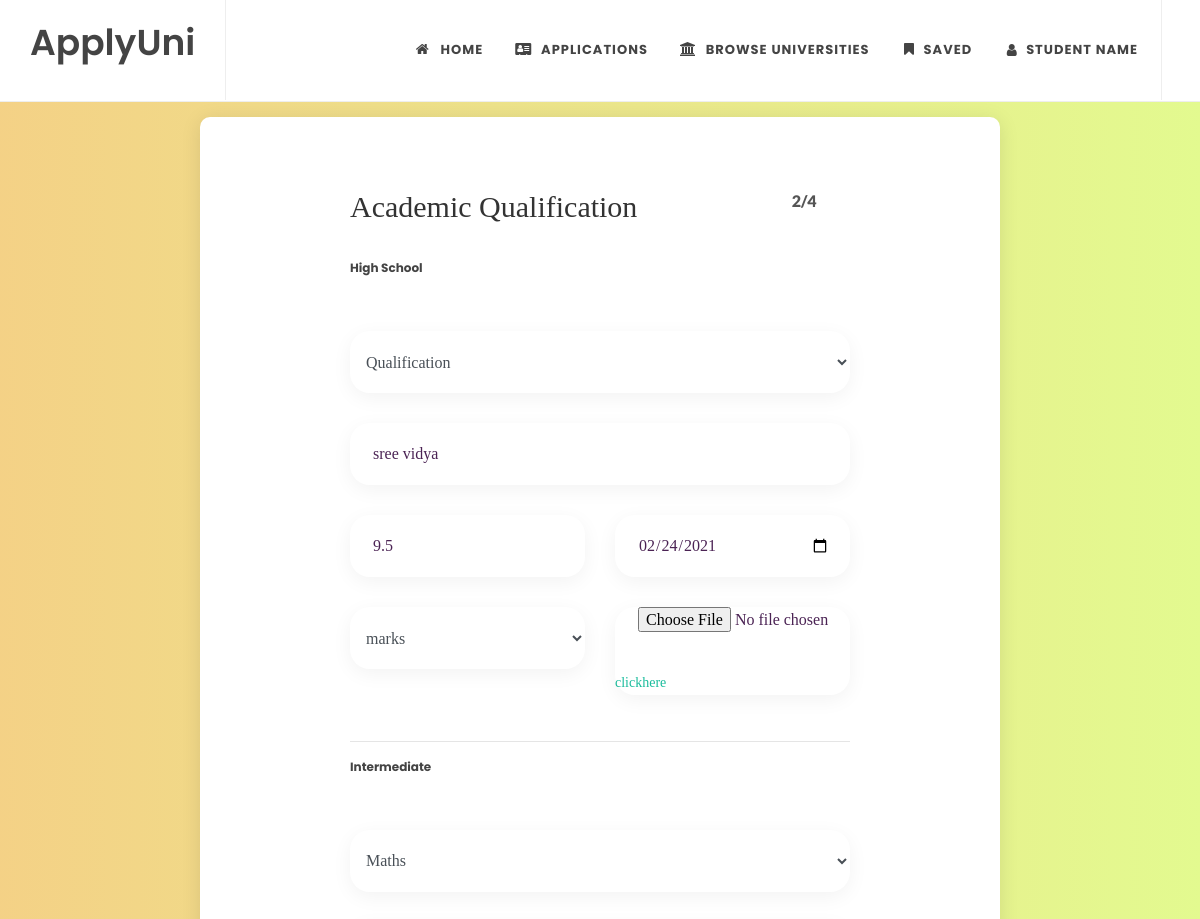
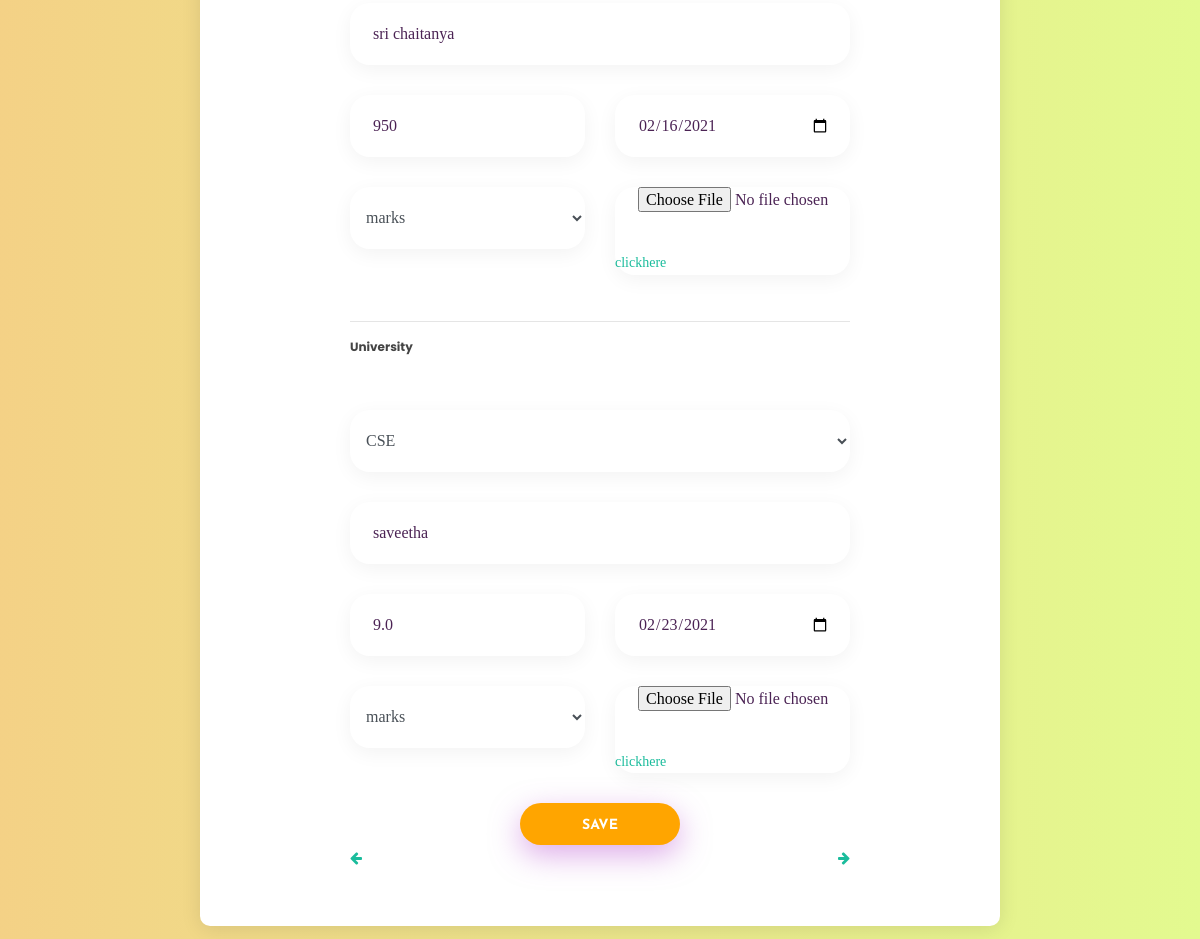
/stdacd (signed in, upper part), run on an earlier commit of the app's database (2 pictures, top to bottom).
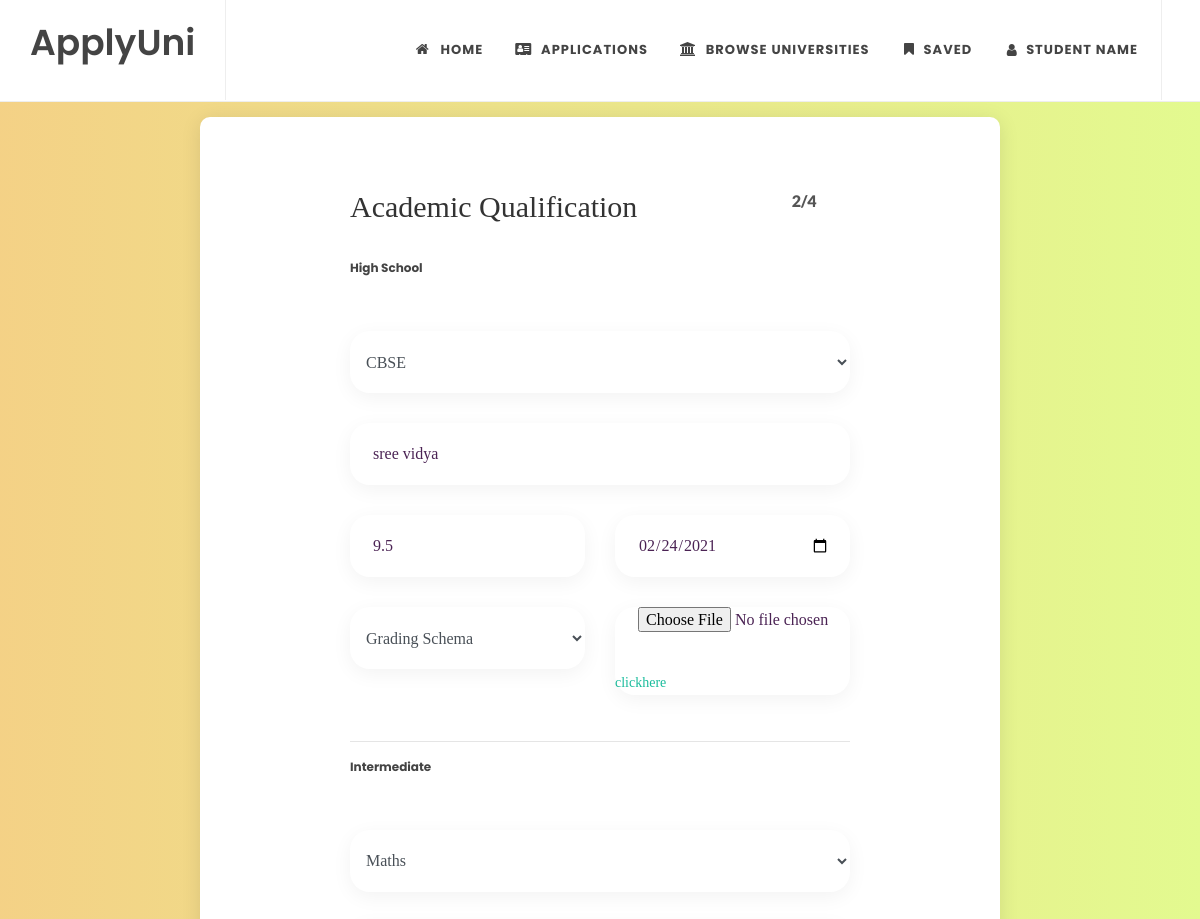
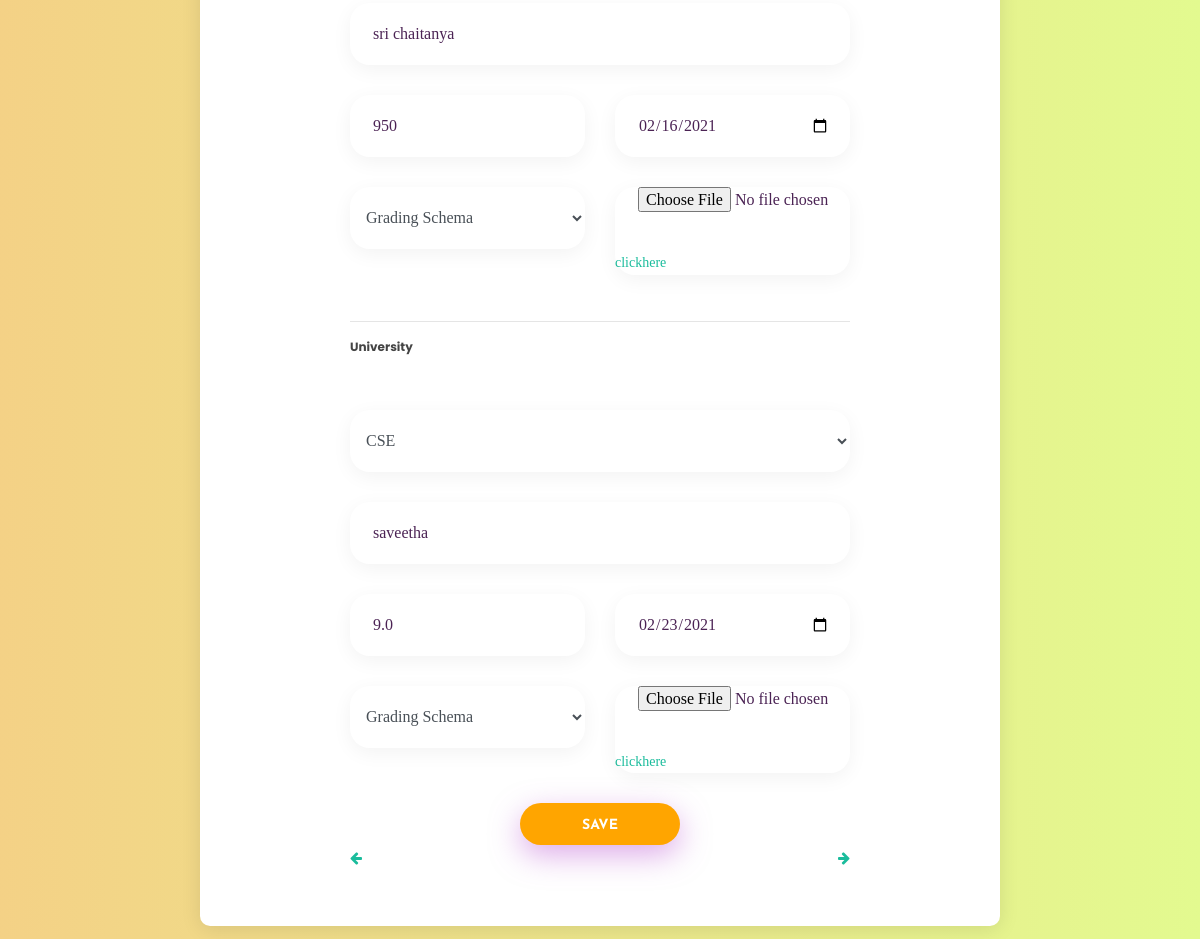
And on a later commit of the database (2 pictures, top to bottom).
### Portal/models/stddetail.py (models this page shows, shortened)
class Stdacd(models.Model):
    Email=models.EmailField()
    Sscqual=models.CharField(max_length=50,null=True)
    Sscname=models.CharField(max_length=50,null=True)
    Sscdate=models.CharField(max_length=10,null=True)
    Sscmarks=models.CharField(max_length=10,null=True)
    Sscgrading=models.CharField(max_length=50,null=True)
    SscDoc=models.FileField(upload_to="")
    Intqual=models.CharField(max_length=50,null=True)
    Intname=models.CharField(max_length=50,null=True)
    Intdate=models.CharField(max_length=10,null=True)
    Intmarks=models.CharField(max_length=10,null=True)
    Intgrading=models.CharField(max_length=50,null=True)
    IntDoc=models.FileField(upload_to="")
    Uniqual=models.CharField(max_length=50,null=True)
    Uniname=models.CharField(max_length=50,null=True)
    Unicname=models.CharField(max_length=50,null=True)
    Unidate=models.CharField(max_length=10,null=True)
    Unimarks=models.CharField(max_length=10)
    Unigrading=models.CharField(max_length=50,null=True)
    UniDoc=models.FileField(upload_to="")
    @staticmethod
    def get_stdacd_by_email(Email):
            try:
                return Stdacd.objects.get(Email=Email)
            except:
                False

### Portal/views/stdprofile.py (the view, shortened to what this page needs)
# urls.py: path('stdacd',stdacd.as_view(),name='stdacd'),
class stdacd(View):
    def get(self,request):
        data={}
        student=Student.get_student_by_email(request.session['Email'])
        if(student):
            stdacd=Stdacd.get_stdacd_by_email(student.Email)
        if(stdacd):
            value={'Sscqual':stdacd.Sscqual,'Sscname':stdacd.Sscname,'Sscdate':stdacd.Sscdate,'Sscmarks':stdacd.Sscmarks,'Sscgrading':stdacd.Sscgrading,'SscDoc':stdacd.SscDoc,
                'Intqual':stdacd.Intqual,'Intname':stdacd.Intname,'Intdate':stdacd.Intdate,'Intmarks':stdacd.Intmarks,'Intgrading':stdacd.Intgrading,
                'IntDoc':stdacd.IntDoc,'Uniqual':stdacd.Uniqual,'Uniname':stdacd.Uniname,'Unicname':stdacd.Unicname,'Unidate':stdacd.Unidate,'Unimarks': stdacd.Unimarks,
                'Unigrading':stdacd.Unigrading,'UniDoc':stdacd.UniDoc}
            data={'value':value}
        return render(request,'Contactform_v9/academic.html',data)

### Portal/models/studentinfo.py (called while the page is built)
    @staticmethod
    def get_student_by_email(Email):
        try:
            return Student.objects.get(Email=Email)
        except:
            return False

### Portal/templates/Contactform_v9/academic.html (shortened to what the changed rows need)
{% load static %}
<!DOCTYPE html>
<html lang="en">
  <head>
    <link
      rel="stylesheet"
      href="https://stackpath.bootstrapcdn.com/font-awesome/4.7.0/css/font-awesome.min.css"
    />
    <link
      rel="stylesheet"
      type="text/css"
      href="{% static 'vendor/bootstrap/css/bootstrap.min.css' %}"
    />
    <link
      rel="stylesheet"
      type="text/css"
      href="{% static 'fonts/font-awesome-4.7.0/css/font-awesome.min.css' %}"
    />
    <link
      rel="stylesheet"
      type="text/css"
      href="{% static 'fonts/iconic/css/material-design-iconic-font.min.css' %}"
    />
    <link
      rel="stylesheet"
      type="text/css"
      href="{% static 'vendor/animate/animate.css' %}"
    />
    <link
      rel="stylesheet"
      type="text/css"
      href="{% static 'vendor/css-hamburgers/hamburgers.min.css' %}"
    />
    <link
      rel="stylesheet"
      type="text/css"
      href="{% static 'vendor/animsition/css/animsition.min.css' %}"
    />
    <link
      rel="stylesheet"
      type="text/css"
      href="{% static 'vendor/select2/select2.min.css' %}"
    />
    <link
      rel="stylesheet"
      type="text/css"
      href="{% static 'vendor/daterangepicker/daterangepicker.css' %}"
    />
    <link rel="stylesheet" type="text/css" href="{% static 'css/util.css' %}" />
    <link rel="stylesheet" type="text/css" href="{% static 'css/main.css' %}" />
  </head>
  <body>
    {% include 'Student_portal/Form_Nav.html' %}
    <div class="container-contact100">
      <div class="wrap-contact100">
        <form
          class="contact100-form validate-form"
          action="/stdacd"
          method="POST"
          enctype="multipart/form-data"
        >
          <div
            class="wrap-input100 validate-input rs1-wrap-input100"
            data-validate="Please enter your Qualification"
          >
            <select
              id="inputState"
              class="form-control input100"
              style="border: none; height: 62px"
              name="Sscqual"
            >
            {% if value.Sscqual %}
            <option selected>{{value.Sscqual}}</option>
            {% else %}
            <option selected>Qualification</option>
            {% endif %}
            </select>
            <div>
              <span class="focus-input100"></span>
            </div>
          </div>
          <div
            class="wrap-input100 validate-input rs1-wrap-input100"
            data-validate="Please enter your School Name"
          >
            <input
              class="input100"
              type="text"
              name="Sscname"
              placeholder="Name of the School"
              value="{{value.Sscname}}"
            />
            <span class="focus-input100"></span>
          </div>
          <div class="row">
            <div class="col-lg-6 col-md-12">
              <div
                class="wrap-input100 validate-input rs1-wrap-input100"
                data-validate="Please enter Marks Obtained"
              >
                <input
                  class="input100"
                  type="number"
                  name="Sscmarks"
                  value="{{value.Sscmarks}}"
                  placeholder="Marks Obtained"
                />
                <span class="focus-input100"></span>
              </div>
            </div>
            <div class="col-lg-6 col-md-12">
              <div
                class="wrap-input100 validate-input rs1-wrap-input100"
                data-validate="Please enter Date of Completion"
              >
                <input
                  class="input100"
                  type="date"
                  name="Sscdate"
                  value="{{value.Sscdate}}"
                  placeholder="Date of Completion"
                />
                <span class="focus-input100"></span>
              </div>
            </div>
          </div>
          <div class="row">
            <div class="col-lg-6 col-md-12">
              <div
                class="wrap-input100 validate-input rs1-wrap-input100"
                data-validate="Please enter Grading Schema"
              >
                <select
                  id="inputState"
                  class="form-control input100"
                  style="border: none; height: 62px"
                  name="Sscgrading"
                >
                {% if value.Sscgrading %}
                <option selected>{{value.Sscgrading}}</option>
                {% else %}
                  <option selected>Grading Schema</option>
                  {% endif %}
                </select>
                <div>
                  <span class="focus-input100"></span>
                </div>
              </div>
            </div>
          </div>
          <div
            class="wrap-input100 validate-input rs1-wrap-input100"
            data-validate="Please enter your Qualification"
          >
            <select
              id="inputState"
              class="form-control input100"
              style="border: none; height: 62px"
              name="Intqual"
            >
            {% if value.Intqual %}
            <option selected>{{value.Intqual}}</option>
            {% else %}
              <option selected>Qualification</option>
              {% endif %}
            </select>
            <div>
              <span class="focus-input100"></span>
            </div>
          </div>
          <div
            class="wrap-input100 validate-input rs1-wrap-input100"
            data-validate="Please enter your School Name"
          >
            <input
              class="input100"
              type="text"
              value="{{value.Intname}}"
              name="Intname"
              placeholder="Name of the School"
            />
            <span class="focus-input100"></span>
          </div>
          <div class="row">
            <div class="col-lg-6 col-md-12">
              <div
                class="wrap-input100 validate-input rs1-wrap-input100"
                data-validate="Please enter your Marks Obatined"
              >
                <input
                  class="input100"
                  type="number"
                  value="{{value.Intmarks}}"
                  name="Intmarks"
                  placeholder="Marks Obtained"
                />
                <span class="focus-input100"></span>
              </div>
            </div>
            <div class="col-lg-6 col-md-12">
              <div
                class="wrap-input100 validate-input rs1-wrap-input100"
                data-validate="Please enter Date of Completion"
              >
                <input
                  class="input100"
                  type="date"
                  value="{{value.Intdate}}"
                  name="Intdate"
                  placeholder="Date of Completion"
                />
                <span class="focus-input100"></span>
              </div>
            </div>
          </div>
          <div class="row">
            <div class="col-lg-6 col-md-12">
              <div
                class="wrap-input100 validate-input rs1-wrap-input100"
                data-validate="Please enter your Grading Schema"
              >
                <select
                  id="inputState"
                  class="form-control input100"
                  style="border: none; height: 62px"
                  name="Intgrading"
                >
                {% if value.Intgrading %}
                <option selected>{{value.Intgrading}}</option>
                {% else %}
                  <option selected>Grading Schema</option>
                  {% endif %}
                </select>
                <div>
                  <span class="focus-input100"></span>
                </div>
              </div>
            </div>
          </div>
          <div
            class="wrap-input100 validate-input rs1-wrap-input100"
            data-validate="Please enter your Qualification"
          >
            <select
              id="inputState"
              class="form-control input100"
              style="border: none; height: 62px"
              name="Uniqual"
            >
            {% if value.Uniqual %}
            <option selected>{{value.Uniqual}}</option>
            {% else %}
              <option selected>Qualification</option>
              {% endif %}
            </select>
            <div>
              <span class="focus-input100"></span>
            </div>
          </div>
          <div
            class="wrap-input100 validate-input rs1-wrap-input100"
            data-validate="Please enter Name Of School"
          >
            <input
              class="input100"
              type="text"
              name="Uniname"
              value="{{value.Uniname}}"
              placeholder="Name of the School"
            />
            <span class="focus-input100"></span>
          </div>
          <div class="row">
            <div class="col-lg-6 col-md-12">
              <div
                class="wrap-input100 validate-input rs1-wrap-input100"
                data-validate="Please enter Marks Obtained"
              >
                <input
                  class="input100"
                  type="number"
                  name="Unimarks"
                  value="{{value.Unimarks}}"
                  placeholder="Marks Obtained"
                />
                <span class="focus-input100"></span>
              </div>
            </div>
            <div class="col-lg-6 col-md-12">
              <div
                class="wrap-input100 validate-input rs1-wrap-input100"
                data-validate="Please enter Date of Completion"
              >
                <input
                  class="input100"
                  type="date"
                  name="Unidate"
                  value="{{value.Unidate}}"
                  placeholder="Date of Completion"
                />
                <span class="focus-input100"></span>
              </div>
            </div>
          </div>
          <div class="row">
            <div class="col-lg-6 col-md-12">
              <div
                class="wrap-input100 validate-input rs1-wrap-input100"
                data-validate="Please enter your Schema"
              >
                <select
                  id="inputState"
                  class="form-control input100"
                  style="border: none; height: 62px"
                  name="Unigrading"
                >
                {% if value.Unigrading %}
                  <option selected>{{value.Unigrading}}</option>
                  {% else %}
                  <option selected>Grading Schema</option>
                  {% endif %}
                </select>
                <div>
                  <span class="focus-input100"></span>
                </div>
              </div>
            </div>
          </div>
        </form>
      </div>
    </div>
  </body>
</html>

What changed in the data, as far as the page shows it:
removed Stdacd: Sscname "sree vidya", Sscmarks "9.5", Sscdate "02/24/2021", Sscgrading "marks", Intqual "Maths", Intname "sri chaitanya", Intmarks "950", Intdate "02/16/2021", Intgrading "marks", Uniqual "CSE", Uniname "saveetha", Unimarks "9.0", Unidate "02/23/2021", Unigrading "marks"
added Stdacd: Sscqual "CBSE", Sscname "sree vidya", Sscmarks "9.5", Sscdate "02/24/2021", Sscgrading "Grading Schema", Intqual "Maths", Intname "sri chaitanya", Intmarks "950", Intdate "02/16/2021", Intgrading "Grading Schema", Uniqual "CSE", Uniname "saveetha", Unimarks "9.0", Unidate "02/23/2021", Unigrading "Grading Schema"
Also different on the page:
form field Sscqual: "Qualification" → (not shown)
